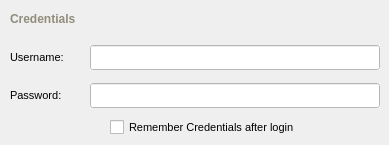
       <widget class="QWidget" name="credentialsUPW" >
        <widget class="QLabel" name="label_4" >
         <property name="geometry" >
          <rect>
           <x>10</x>
           <y>86</y>
           <width>81</width>
           <height>18</height>
          </rect>
         </property>
         <property name="sizePolicy" >
          <sizepolicy>
           <hsizetype>0</hsizetype>
           <vsizetype>0</vsizetype>
           <horstretch>0</horstretch>
           <verstretch>0</verstretch>
          </sizepolicy>
         </property>
         <property name="minimumSize" >
          <size>
           <width>0</width>
           <height>18</height>
          </size>
         </property>
         <property name="maximumSize" >
          <size>
           <width>16777215</width>
           <height>18</height>
          </size>
         </property>
         <property name="palette" >
          <palette>
           <active>
            <colorrole role="WindowText" >
             <brush brushstyle="SolidPattern" >
              <color alpha="255" >
               <red>0</red>
               <green>0</green>
               <blue>0</blue>
              </color>
             </brush>
            </colorrole>
           </active>
           <inactive>
            <colorrole role="WindowText" >
             <brush brushstyle="SolidPattern" >
              <color alpha="255" >
               <red>0</red>
               <green>0</green>
               <blue>0</blue>
              </color>
             </brush>
            </colorrole>
           </inactive>
           <disabled>
            <colorrole role="WindowText" >
             <brush brushstyle="SolidPattern" >
              <color alpha="255" >
               <red>119</red>
               <green>119</green>
               <blue>119</blue>
              </color>
             </brush>
            </colorrole>
           </disabled>
          </palette>
         </property>
         <property name="font" >
          <font>
           <pointsize>8</pointsize>
          </font>
         </property>
         <property name="lineWidth" >
          <number>0</number>
         </property>
         <property name="midLineWidth" >
          <number>0</number>
         </property>
         <property name="text" >
          <string>Password: </string>
         </property>
        </widget>
        <widget class="QLabel" name="label4" >
         <property name="geometry" >
          <rect>
           <x>10</x>
           <y>48</y>
           <width>81</width>
           <height>18</height>
          </rect>
         </property>
         <property name="sizePolicy" >
          <sizepolicy>
           <hsizetype>0</hsizetype>
           <vsizetype>0</vsizetype>
           <horstretch>0</horstretch>
           <verstretch>0</verstretch>
          </sizepolicy>
         </property>
         <property name="minimumSize" >
          <size>
           <width>0</width>
           <height>18</height>
          </size>
         </property>
         <property name="maximumSize" >
          <size>
           <width>16777215</width>
           <height>18</height>
          </size>
         </property>
         <property name="palette" >
          <palette>
           <active>
            <colorrole role="WindowText" >
             <brush brushstyle="SolidPattern" >
              <color alpha="255" >
               <red>0</red>
               <green>0</green>
               <blue>0</blue>
              </color>
             </brush>
            </colorrole>
           </active>
           <inactive>
            <colorrole role="WindowText" >
             <brush brushstyle="SolidPattern" >
              <color alpha="255" >
               <red>0</red>
               <green>0</green>
               <blue>0</blue>
              </color>
             </brush>
            </colorrole>
           </inactive>
           <disabled>
            <colorrole role="WindowText" >
             <brush brushstyle="SolidPattern" >
              <color alpha="255" >
               <red>119</red>
               <green>119</green>
               <blue>119</blue>
              </color>
             </brush>
            </colorrole>
           </disabled>
          </palette>
         </property>
         <property name="font" >
          <font>
           <pointsize>8</pointsize>
          </font>
         </property>
         <property name="lineWidth" >
          <number>0</number>
         </property>
         <property name="text" >
          <string>Username: </string>
         </property>
        </widget>
        <widget class="QCheckBox" name="rememberCredUPW" >
         <property name="geometry" >
          <rect>
           <x>110</x>
           <y>118</y>
           <width>242</width>
           <height>18</height>
          </rect>
         </property>
         <property name="minimumSize" >
          <size>
           <width>0</width>
           <height>18</height>
          </size>
         </property>
         <property name="maximumSize" >
          <size>
           <width>16777215</width>
           <height>18</height>
          </size>
         </property>
         <property name="palette" >
          <palette>
           <active>
            <colorrole role="WindowText" >
             <brush brushstyle="SolidPattern" >
              <color alpha="255" >
               <red>0</red>
               <green>0</green>
               <blue>0</blue>
              </color>
             </brush>
            </colorrole>
           </active>
           <inactive>
            <colorrole role="WindowText" >
             <brush brushstyle="SolidPattern" >
              <color alpha="255" >
               <red>0</red>
               <green>0</green>
               <blue>0</blue>
              </color>
             </brush>
            </colorrole>
           </inactive>
           <disabled>
            <colorrole role="WindowText" >
             <brush brushstyle="SolidPattern" >
              <color alpha="255" >
               <red>119</red>
               <green>119</green>
               <blue>119</blue>
              </color>
             </brush>
            </colorrole>
           </disabled>
          </palette>
         </property>
         <property name="font" >
          <font>
           <pointsize>8</pointsize>
          </font>
         </property>
         <property name="text" >
          <string>Remember Credentials after login</string>
         </property>
        </widget>
        <widget class="QLabel" name="label_9" >
         <property name="geometry" >
          <rect>
           <x>10</x>
           <y>10</y>
           <width>101</width>
           <height>18</height>
          </rect>
         </property>
         <property name="minimumSize" >
          <size>
           <width>0</width>
           <height>18</height>
          </size>
         </property>
         <property name="maximumSize" >
          <size>
           <width>16777215</width>
           <height>18</height>
          </size>
         </property>
         <property name="palette" >
          <palette>
           <active>
            <colorrole role="WindowText" >
             <brush brushstyle="SolidPattern" >
              <color alpha="255" >
               <red>144</red>
               <green>141</green>
               <blue>124</blue>
              </color>
             </brush>
            </colorrole>
           </active>
           <inactive>
            <colorrole role="WindowText" >
             <brush brushstyle="SolidPattern" >
              <color alpha="255" >
               <red>144</red>
               <green>141</green>
               <blue>124</blue>
              </color>
             </brush>
            </colorrole>
           </inactive>
           <disabled>
            <colorrole role="WindowText" >
             <brush brushstyle="SolidPattern" >
              <color alpha="255" >
               <red>119</red>
               <green>119</green>
               <blue>119</blue>
              </color>
             </brush>
            </colorrole>
           </disabled>
          </palette>
         </property>
         <property name="font" >
          <font>
           <pointsize>9</pointsize>
           <weight>75</weight>
           <bold>true</bold>
          </font>
         </property>
         <property name="lineWidth" >
          <number>0</number>
         </property>
         <property name="text" >
          <string>Credentials</string>
         </property>
        </widget>
        <widget class="QLineEdit" name="eapUsername" >
         <property name="geometry" >
          <rect>
           <x>90</x>
           <y>45</y>
           <width>290</width>
           <height>25</height>
          </rect>
         </property>
         <property name="minimumSize" >
          <size>
           <width>290</width>
           <height>25</height>
          </size>
         </property>
         <property name="maximumSize" >
          <size>
           <width>290</width>
           <height>25</height>
          </size>
         </property>
         <property name="palette" >
          <palette>
           <active>
            <colorrole role="WindowText" >
             <brush brushstyle="SolidPattern" >
              <color alpha="255" >
               <red>127</red>
               <green>157</green>
               <blue>185</blue>
              </color>
             </brush>
            </colorrole>
            <colorrole role="Base" >
             <brush brushstyle="SolidPattern" >
              <color alpha="255" >
               <red>255</red>
               <green>255</green>
               <blue>255</blue>
              </color>
             </brush>
            </colorrole>
            <colorrole role="Window" >
             <brush brushstyle="SolidPattern" >
              <color alpha="255" >
               <red>255</red>
               <green>255</green>
               <blue>255</blue>
              </color>
             </brush>
            </colorrole>
           </active>
           <inactive>
            <colorrole role="WindowText" >
             <brush brushstyle="SolidPattern" >
              <color alpha="255" >
               <red>127</red>
               <green>157</green>
               <blue>185</blue>
              </color>
             </brush>
            </colorrole>
            <colorrole role="Base" >
             <brush brushstyle="SolidPattern" >
              <color alpha="255" >
               <red>255</red>
               <green>255</green>
               <blue>255</blue>
              </color>
             </brush>
            </colorrole>
            <colorrole role="Window" >
             <brush brushstyle="SolidPattern" >
              <color alpha="255" >
               <red>255</red>
               <green>255</green>
               <blue>255</blue>
              </color>
             </brush>
            </colorrole>
           </inactive>
           <disabled>
            <colorrole role="WindowText" >
             <brush brushstyle="SolidPattern" >
              <color alpha="255" >
               <red>119</red>
               <green>119</green>
               <blue>119</blue>
              </color>
             </brush>
            </colorrole>
            <colorrole role="Base" >
             <brush brushstyle="SolidPattern" >
              <color alpha="255" >
               <red>255</red>
               <green>255</green>
               <blue>255</blue>
              </color>
             </brush>
            </colorrole>
            <colorrole role="Window" >
             <brush brushstyle="SolidPattern" >
              <color alpha="255" >
               <red>255</red>
               <green>255</green>
               <blue>255</blue>
              </color>
             </brush>
            </colorrole>
           </disabled>
          </palette>
         </property>
         <property name="font" >
          <font>
           <pointsize>8</pointsize>
          </font>
         </property>
         <property name="autoFillBackground" >
          <bool>true</bool>
         </property>
         <property name="maxLength" >
          <number>255</number>
         </property>
        </widget>
        <widget class="QLineEdit" name="eapPwd" >
         <property name="geometry" >
          <rect>
           <x>90</x>
           <y>83</y>
           <width>290</width>
           <height>25</height>
          </rect>
         </property>
         <property name="minimumSize" >
          <size>
           <width>290</width>
           <height>25</height>
          </size>
         </property>
         <property name="maximumSize" >
          <size>
           <width>290</width>
           <height>25</height>
          </size>
         </property>
         <property name="palette" >
          <palette>
           <active>
            <colorrole role="WindowText" >
             <brush brushstyle="SolidPattern" >
              <color alpha="255" >
               <red>127</red>
               <green>157</green>
               <blue>185</blue>
              </color>
             </brush>
            </colorrole>
            <colorrole role="Base" >
             <brush brushstyle="SolidPattern" >
              <color alpha="255" >
               <red>255</red>
               <green>255</green>
               <blue>255</blue>
              </color>
             </brush>
            </colorrole>
            <colorrole role="Window" >
             <brush brushstyle="SolidPattern" >
              <color alpha="255" >
               <red>255</red>
               <green>255</green>
               <blue>255</blue>
              </color>
             </brush>
            </colorrole>
           </active>
           <inactive>
            <colorrole role="WindowText" >
             <brush brushstyle="SolidPattern" >
              <color alpha="255" >
               <red>127</red>
               <green>157</green>
               <blue>185</blue>
              </color>
             </brush>
            </colorrole>
            <colorrole role="Base" >
             <brush brushstyle="SolidPattern" >
              <color alpha="255" >
               <red>255</red>
               <green>255</green>
               <blue>255</blue>
              </color>
             </brush>
            </colorrole>
            <colorrole role="Window" >
             <brush brushstyle="SolidPattern" >
              <color alpha="255" >
               <red>255</red>
               <green>255</green>
               <blue>255</blue>
              </color>
             </brush>
            </colorrole>
           </inactive>
           <disabled>
            <colorrole role="WindowText" >
             <brush brushstyle="SolidPattern" >
              <color alpha="255" >
               <red>119</red>
               <green>119</green>
               <blue>119</blue>
              </color>
             </brush>
            </colorrole>
            <colorrole role="Base" >
             <brush brushstyle="SolidPattern" >
              <color alpha="255" >
               <red>255</red>
               <green>255</green>
               <blue>255</blue>
              </color>
             </brush>
            </colorrole>
            <colorrole role="Window" >
             <brush brushstyle="SolidPattern" >
              <color alpha="255" >
               <red>255</red>
               <green>255</green>
               <blue>255</blue>
              </color>
             </brush>
            </colorrole>
           </disabled>
          </palette>
         </property>
         <property name="font" >
          <font>
           <pointsize>8</pointsize>
          </font>
         </property>
         <property name="autoFillBackground" >
          <bool>true</bool>
         </property>
         <property name="maxLength" >
          <number>255</number>
         </property>
        </widget>
       </widget>
